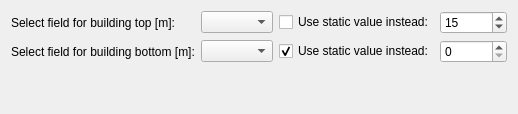
                    <widget class="QWidget" name="basicBuilding">
                     <attribute name="title">
                      <string>Building Geometry Data</string>
                     </attribute>
                     <layout class="QGridLayout" name="gridLayout_29">
                      <item row="0" column="1">
                       <widget class="QgsFieldComboBox" name="cb_bTop"/>
                      </item>
                      <item row="1" column="3">
                       <widget class="QgsDoubleSpinBox" name="se_bBot">
                        <property name="decimals">
                         <number>0</number>
                        </property>
                        <property name="minimum">
                         <double>0.000000000000000</double>
                        </property>
                        <property name="maximum">
                         <double>10000.000000000000000</double>
                        </property>
                        <property name="value">
                         <double>0.000000000000000</double>
                        </property>
                       </widget>
                      </item>
                      <item row="0" column="0">
                       <widget class="QLabel" name="label_2">
                        <property name="text">
                         <string>Select field for building top [m]:</string>
                        </property>
                       </widget>
                      </item>
                      <item row="0" column="2">
                       <widget class="QCheckBox" name="chk_bTop">
                        <property name="text">
                         <string>Use static value instead:</string>
                        </property>
                       </widget>
                      </item>
                      <item row="1" column="1">
                       <widget class="QgsFieldComboBox" name="cb_bBot"/>
                      </item>
                      <item row="1" column="0">
                       <widget class="QLabel" name="label_3">
                        <property name="text">
                         <string>Select field for building bottom [m]:</string>
                        </property>
                       </widget>
                      </item>
                      <item row="0" column="3">
                       <widget class="QgsDoubleSpinBox" name="se_bTop">
                        <property name="decimals">
                         <number>0</number>
                        </property>
                        <property name="minimum">
                         <double>0.000000000000000</double>
                        </property>
                        <property name="maximum">
                         <double>100000.000000000000000</double>
                        </property>
                        <property name="value">
                         <double>15.000000000000000</double>
                        </property>
                        <property name="showClearButton">
                         <bool>false</bool>
                        </property>
                       </widget>
                      </item>
                      <item row="1" column="2">
                       <widget class="QCheckBox" name="chk_bBot">
                        <property name="text">
                         <string>Use static value instead:</string>
                        </property>
                        <property name="checked">
                         <bool>true</bool>
                        </property>
                       </widget>
                      </item>
                      <item row="2" column="1">
                       <spacer name="verticalSpacer_2">
                        <property name="orientation">
                         <enum>Qt::Vertical</enum>
                        </property>
                        <property name="sizeHint" stdset="0">
                         <size>
                          <width>20</width>
                          <height>40</height>
                         </size>
                        </property>
                       </spacer>
                      </item>
                     </layout>
                    </widget>
